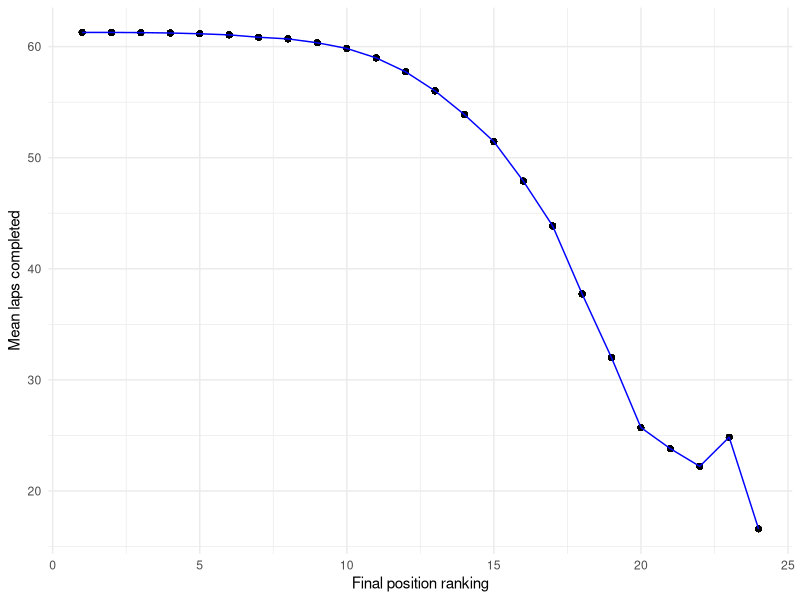
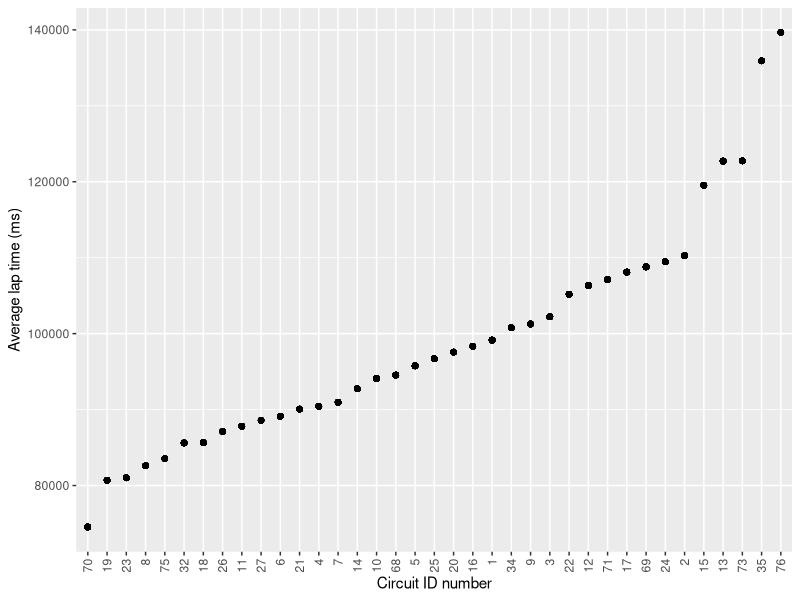
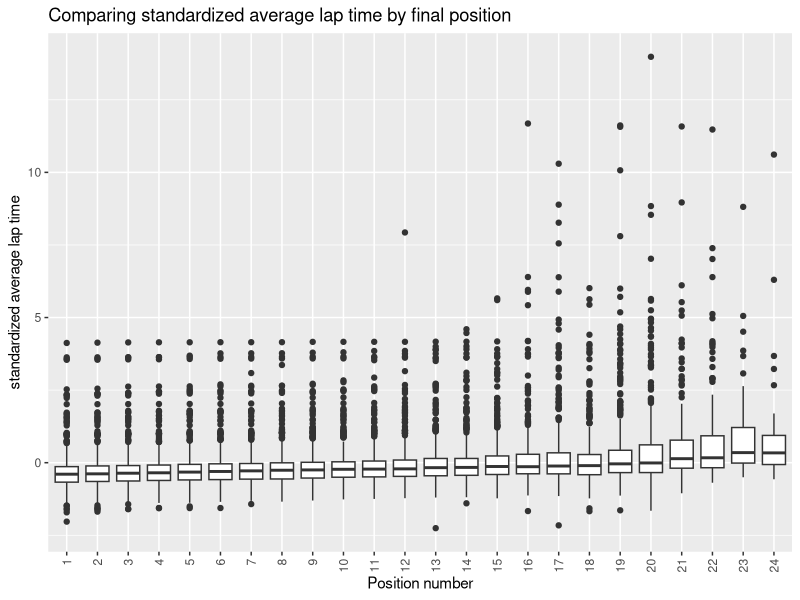
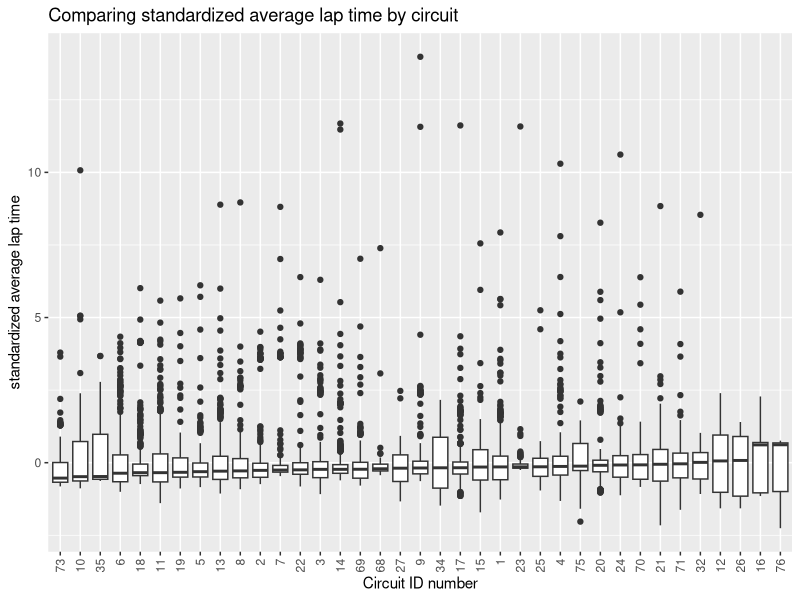

R code for these plots, in order:
## ---- chunk 1
knitr::opts_chunk$set(echo = FALSE)
library(tidyverse)
library(modelr)

df_data <- read_csv("processed_data/std_avg_laptime.csv")
## ---- chunk 2
df_data %>% 
  group_by(positionOrder) %>%
  mutate(mean_laps = mean(laps)) %>%
  ungroup() %>%
  ggplot(aes(positionOrder, mean_laps)) +
  geom_point() + 
  labs(
    y = "Mean laps completed",
    x = "Final position ranking"
  ) + 
  theme_minimal() + 
  geom_line(color = "blue")
## ---- chunk 3
df_data %>%
  ggplot(aes(fct_reorder(as.factor(circuitId), circuit_avg_lap), circuit_avg_lap)) + 
  geom_point() +
  theme(axis.text.x = element_text(angle = 90, vjust = 0.5, hjust = 1)) + 
  labs(
    x = "Circuit ID number",
    y = "Average lap time (ms)"
  )
## ---- chunk 4
df_data %>%
  ggplot(aes(as.factor(positionOrder), std_avg_lap)) +
  geom_boxplot() + 
  labs(
    x = "Position number",
    y = "standardized average lap time",
    title = "Comparing standardized average lap time by final position"
  ) + 
  theme(axis.text.x = element_text(angle = 90, vjust = 0.5, hjust = 1))
#+ 
#  ylim(-2, 2)
## ---- chunk 5
df_data %>%
  ggplot(aes(fct_reorder(as.factor(circuitId), std_avg_lap), std_avg_lap)) +
  geom_boxplot() + 
  labs(
    x = "Circuit ID number",
    y = "standardized average lap time",
    title = "Comparing standardized average lap time by circuit"
  ) + 
  theme(axis.text.x = element_text(angle = 90, vjust = 0.5, hjust = 1))
